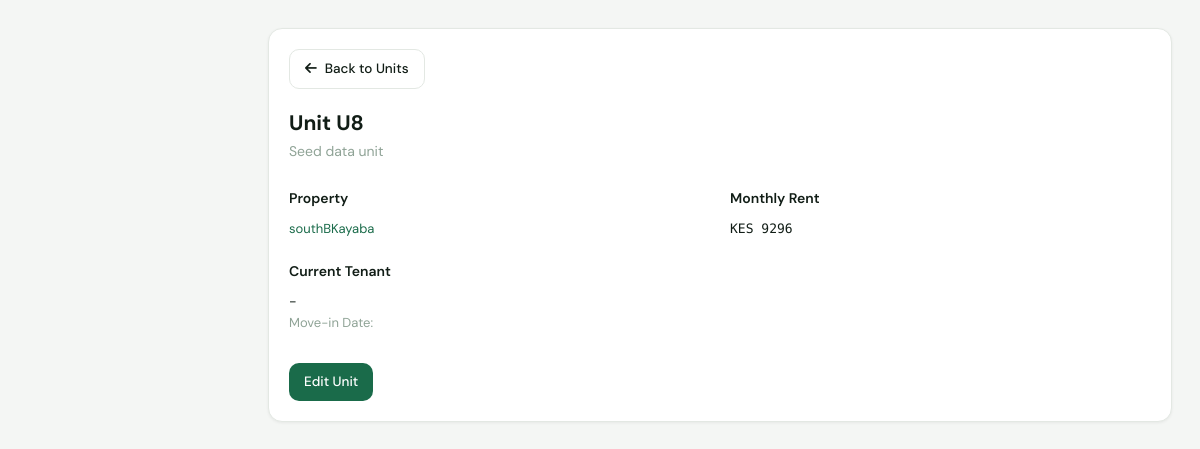
/properties/unit/detail/24/, run on the app's committed database.
### properties/models.py (models this page shows, shortened)
class Unit(models.Model):
    VACANT = 'VACANT'
    RESERVED = 'RESERVED'
    OCCUPIED = 'OCCUPIED'
    STATUS_CHOICES = (
        (VACANT, 'Vacant'),
        (RESERVED, 'Reserved'),
        (OCCUPIED, 'Occupied'),
    )
    parent_property = models.ForeignKey(
        Property,
        on_delete=models.PROTECT,
        related_name='units'
    )
    unit_number = models.CharField(
        max_length=50,
    )
    monthly_rent = models.DecimalField(
        max_digits=12,
        decimal_places=2
    )
    status = models.CharField(
        max_length=20,
        choices=STATUS_CHOICES,
        default=VACANT
    )
    description = models.TextField(
        blank=True,
        null=True
    )
    active = models.BooleanField(
        default=True
    )
    created_at = models.DateTimeField(
        auto_now_add=True
    )
    updated_at = models.DateTimeField(
        auto_now=True
    )
    @property
    def current_tenant(self): #unit.current_tenant usage
        tenancy = self.tenancies_by_unit.filter(
            status='ACTIVE'
        ).first()
        return tenancy.tenant if tenancy else None
    class Meta:
        ordering = ['parent_property', 'unit_number']
        unique_together = ('parent_property', 'unit_number')

class Property(models.Model):
    name = models.CharField(max_length=200)
    location = models.CharField(max_length=255)
    image = models.ImageField(
        upload_to='properties/',
        blank=True,
        null=True
    )
    description = models.TextField(
        blank=True,
        null=True
    )
    water_included = models.BooleanField(
        default=True
    )
    electricity_included = models.BooleanField(
        default=True
    )
    active = models.BooleanField(
        default=True
    )
    created_at = models.DateTimeField(
        auto_now_add=True
    )
    updated_at = models.DateTimeField(
        auto_now=True
    )
    class Meta:
        ordering = ['name']
        verbose_name = 'Property'
        verbose_name_plural = 'Properties'

### tenants/models.py (models this page shows, shortened)
class Tenancy(models.Model):
    ACTIVE = 'ACTIVE'
    MOVED_OUT = 'MOVED_OUT'
    STATUS_CHOICES = (
        (ACTIVE, 'Active'),
        (MOVED_OUT, 'Moved Out'),
    )
    status = models.CharField(max_length=20, choices=STATUS_CHOICES, default=ACTIVE, db_index=True)
    unit = models.ForeignKey(Unit, on_delete=models.PROTECT, related_name='tenancies_by_unit')
    tenant = models.ForeignKey(Tenant, on_delete=models.PROTECT, related_name='tenancies')
    move_in_date = models.DateField()
    move_out_date = models.DateField(null=True, blank=True)
    created_at = models.DateTimeField(auto_now_add=True)
    updated_at = models.DateTimeField(auto_now=True)
    class Meta:
        ordering = ['-move_in_date']

### properties/views.py (the view)
# urls.py: path('unit/detail/<int:id>/', unit_detail, name='unit_detail'),
def unit_detail(request, id):
    unit = get_object_or_404(Unit, id=id)
    return render(request, 'units/u_detail.html', {'unit':unit})

### templates/units/u_detail.html (shortened to what this page needs)
{% extends 'base.html' %}
{% block content %}
<div class="card">
    <div class="card-body">
        <a href="{% url 'unit_list' %}" class="btn btn-secondary" style="margin-bottom:18px; display:inline-flex; align-items:center; gap:8px;">
            <i class="fas fa-arrow-left"></i> Back to Units
        </a>
        <h2 style="margin-top:0;">Unit {{ unit.unit_number }}</h2>
        <p style="color:var(--txt-muted); margin-bottom:1.5rem;">{{ unit.description|default:"No description provided." }}</p>
        <div style="display:grid; grid-template-columns: 1fr 1fr; gap:20px;">
            <div>
                <h4 style="font-weight:600; margin-bottom:0.5rem;">Property</h4>
                <a href="{% url 'property_detail' unit.parent_property.id %}" style="color:var(--brand); text-decoration:none; font-size:13px;">
                    {{ unit.parent_property.name }}
                </a>
            </div>
            <div>
                <h4 style="font-weight:600; margin-bottom:0.5rem;">Monthly Rent</h4>
                <span style="font-family:'DM Mono', monospace; font-size:13px; font-weight:500;">
                    KES {{ unit.monthly_rent|floatformat:"0" }}
                </span>
            </div>
        </div>
        <div style="margin-top:20px;">
            {% if unit.current_tenant %}
                <h4 style="font-weight:600; margin-bottom:0.5rem;">Current Tenant</h4>
                <p>{{ unit.current_tenant.get_full_name|default:"-" }}</p>
                <p style="color:var(--txt-muted); font-size:13px;">Move-in Date: {{ unit.current_tenant.move_in_date|date:"M d, Y" }}</p>
            {% else %}
                <h4 style="font-weight:600; margin-bottom:0.5rem;">Current Tenant</h4>
                <p>Vacant</p>
            {% endif %}
        </div>
        <div style="margin-top:30px; display:flex; gap:10px;">
            <a href="#" class="btn btn-primary">Edit Unit</a>
        </div>
    </div>
</div>
{% endblock %}

### static/styles/main.css (style rules this page uses)
:root { --brand: #1A6B4A; --brand-light: #E8F5EF; --brand-mid: #2D9166; --sidebar-bg: #0F1F17; --sidebar-txt: rgba(255,255,255,0.55); --sidebar-act: rgba(255,255,255,0.10); --sidebar-w: 240px; --bg: #F4F6F4; --surface: #FFFFFF; --border: #E3E8E3; --txt-primary: #111D16; --txt-secondary: #5A6A5F; --txt-muted: #8FA396; --green: #1A6B4A; --green-bg: #E8F5EF; --green-txt: #0E4530; --amber: #C07A10; --amber-bg: #FEF3DC; --amber-txt: #7A4D08; --red: #B93B3B; --red-bg: #FDECEC; --red-txt: #7A2020; --blue: #1E5EA8; --blue-bg: #EAF2FD; --blue-txt: #123B6B; --radius-sm: 6px; --radius-md: 10px; --radius-lg: 14px; --shadow-sm: 0 1px 3px rgba(0,0,0,0.06); --shadow-md: 0 4px 16px rgba(0,0,0,0.08); --bottom-nav-h: 62px; }
*, *::before, *::after { margin: 0; padding: 0; box-sizing: border-box; }
body { font-family: 'DM Sans', sans-serif; font-size: 14px; line-height: 1.6; color: var(--txt-primary); background: var(--bg); display: flex; min-height: 100vh; }
.card { background: var(--surface); border: 1px solid var(--border); border-radius: var(--radius-lg); box-shadow: var(--shadow-sm); }
.card-body { padding: 16px; }
@media (min-width: 800px) { .card-body { padding: 20px; } }
.btn { display: inline-flex; align-items: center; gap: 6px; padding: 8px 15px; border-radius: var(--radius-md); font-size: 13.5px; font-weight: 500; cursor: pointer; border: none; text-decoration: none; transition: all 0.15s; white-space: nowrap; font-family: inherit; min-height: 36px; }
.btn-primary { background: var(--brand); color: white; }
.btn-secondary { background: var(--surface); color: var(--txt-primary); border: 1px solid var(--border); }

### data on the page
Unit: unit_number "U8", description "Seed data unit", parent_property.name "southBKayaba", monthly_rent "9296", current_tenant.get_full_name "-"
